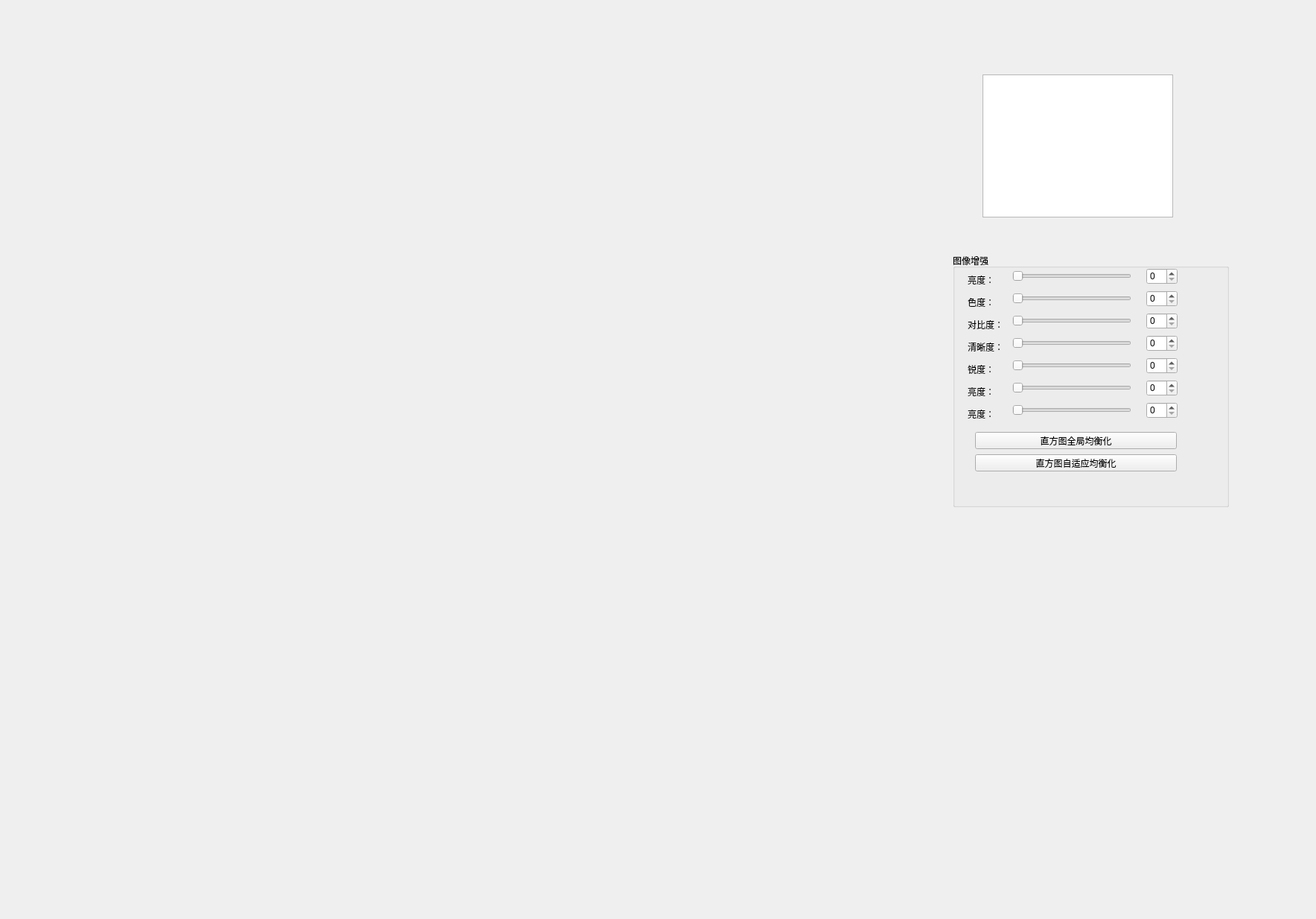
<?xml version="1.0" encoding="UTF-8"?>
<ui version="4.0">
 <class>Form</class>
 <widget class="QWidget" name="Form">
  <property name="geometry">
   <rect>
    <x>0</x>
    <y>0</y>
    <width>1768</width>
    <height>1234</height>
   </rect>
  </property>
  <property name="windowTitle">
   <string>Form</string>
  </property>
  <widget class="QListWidget" name="listWidget">
   <property name="geometry">
    <rect>
     <x>1320</x>
     <y>100</y>
     <width>256</width>
     <height>192</height>
    </rect>
   </property>
  </widget>
  <widget class="QGroupBox" name="groupBox">
   <property name="geometry">
    <rect>
     <x>1280</x>
     <y>340</y>
     <width>371</width>
     <height>341</height>
    </rect>
   </property>
   <property name="title">
    <string>图像增强</string>
   </property>
   <widget class="QSlider" name="horizontalSlider_liangdu">
    <property name="geometry">
     <rect>
      <x>80</x>
      <y>20</y>
      <width>160</width>
      <height>22</height>
     </rect>
    </property>
    <property name="orientation">
     <enum>Qt::Horizontal</enum>
    </property>
   </widget>
   <widget class="QLabel" name="label">
    <property name="geometry">
     <rect>
      <x>20</x>
      <y>30</y>
      <width>54</width>
      <height>12</height>
     </rect>
    </property>
    <property name="text">
     <string>亮度：</string>
    </property>
   </widget>
   <widget class="QSlider" name="horizontalSlider_sedu">
    <property name="geometry">
     <rect>
      <x>80</x>
      <y>50</y>
      <width>160</width>
      <height>22</height>
     </rect>
    </property>
    <property name="orientation">
     <enum>Qt::Horizontal</enum>
    </property>
   </widget>
   <widget class="QLabel" name="label_2">
    <property name="geometry">
     <rect>
      <x>20</x>
      <y>60</y>
      <width>54</width>
      <height>12</height>
     </rect>
    </property>
    <property name="text">
     <string>色度：</string>
    </property>
   </widget>
   <widget class="QSlider" name="horizontalSlider_duibidu">
    <property name="geometry">
     <rect>
      <x>80</x>
      <y>80</y>
      <width>160</width>
      <height>22</height>
     </rect>
    </property>
    <property name="orientation">
     <enum>Qt::Horizontal</enum>
    </property>
   </widget>
   <widget class="QLabel" name="label_3">
    <property name="geometry">
     <rect>
      <x>20</x>
      <y>90</y>
      <width>54</width>
      <height>12</height>
     </rect>
    </property>
    <property name="text">
     <string>对比度：</string>
    </property>
   </widget>
   <widget class="QSlider" name="horizontalSlider_qingxidu">
    <property name="geometry">
     <rect>
      <x>80</x>
      <y>110</y>
      <width>160</width>
      <height>22</height>
     </rect>
    </property>
    <property name="orientation">
     <enum>Qt::Horizontal</enum>
    </property>
   </widget>
   <widget class="QLabel" name="label_4">
    <property name="geometry">
     <rect>
      <x>20</x>
      <y>120</y>
      <width>54</width>
      <height>12</height>
     </rect>
    </property>
    <property name="text">
     <string>清晰度：</string>
    </property>
   </widget>
   <widget class="QSlider" name="horizontalSlider_ruidu">
    <property name="geometry">
     <rect>
      <x>80</x>
      <y>140</y>
      <width>160</width>
      <height>22</height>
     </rect>
    </property>
    <property name="orientation">
     <enum>Qt::Horizontal</enum>
    </property>
   </widget>
   <widget class="QLabel" name="label_5">
    <property name="geometry">
     <rect>
      <x>20</x>
      <y>150</y>
      <width>54</width>
      <height>12</height>
     </rect>
    </property>
    <property name="text">
     <string>锐度：</string>
    </property>
   </widget>
   <widget class="QSlider" name="horizontalSlider_6">
    <property name="geometry">
     <rect>
      <x>80</x>
      <y>170</y>
      <width>160</width>
      <height>22</height>
     </rect>
    </property>
    <property name="orientation">
     <enum>Qt::Horizontal</enum>
    </property>
   </widget>
   <widget class="QLabel" name="label_6">
    <property name="geometry">
     <rect>
      <x>20</x>
      <y>180</y>
      <width>54</width>
      <height>12</height>
     </rect>
    </property>
    <property name="text">
     <string>亮度：</string>
    </property>
   </widget>
   <widget class="QSlider" name="horizontalSlider_7">
    <property name="geometry">
     <rect>
      <x>80</x>
      <y>200</y>
      <width>160</width>
      <height>22</height>
     </rect>
    </property>
    <property name="orientation">
     <enum>Qt::Horizontal</enum>
    </property>
   </widget>
   <widget class="QLabel" name="label_7">
    <property name="geometry">
     <rect>
      <x>20</x>
      <y>210</y>
      <width>54</width>
      <height>12</height>
     </rect>
    </property>
    <property name="text">
     <string>亮度：</string>
    </property>
   </widget>
   <widget class="QSpinBox" name="spinBoxliangdu">
    <property name="geometry">
     <rect>
      <x>260</x>
      <y>20</y>
      <width>42</width>
      <height>22</height>
     </rect>
    </property>
   </widget>
   <widget class="QSpinBox" name="spinBox_sedu">
    <property name="geometry">
     <rect>
      <x>260</x>
      <y>50</y>
      <width>42</width>
      <height>22</height>
     </rect>
    </property>
   </widget>
   <widget class="QSpinBox" name="spinBox_duibidu">
    <property name="geometry">
     <rect>
      <x>260</x>
      <y>80</y>
      <width>42</width>
      <height>22</height>
     </rect>
    </property>
   </widget>
   <widget class="QSpinBox" name="spinBox_4">
    <property name="geometry">
     <rect>
      <x>260</x>
      <y>170</y>
      <width>42</width>
      <height>22</height>
     </rect>
    </property>
   </widget>
   <widget class="QSpinBox" name="spinBox_ruidu">
    <property name="geometry">
     <rect>
      <x>260</x>
      <y>140</y>
      <width>42</width>
      <height>22</height>
     </rect>
    </property>
   </widget>
   <widget class="QSpinBox" name="spinBox_qingxidu">
    <property name="geometry">
     <rect>
      <x>260</x>
      <y>110</y>
      <width>42</width>
      <height>22</height>
     </rect>
    </property>
   </widget>
   <widget class="QSpinBox" name="spinBox_7">
    <property name="geometry">
     <rect>
      <x>260</x>
      <y>200</y>
      <width>42</width>
      <height>22</height>
     </rect>
    </property>
   </widget>
   <widget class="QPushButton" name="btnhisEqulColor1">
    <property name="geometry">
     <rect>
      <x>30</x>
      <y>240</y>
      <width>271</width>
      <height>23</height>
     </rect>
    </property>
    <property name="text">
     <string>直方图全局均衡化</string>
    </property>
   </widget>
   <widget class="QPushButton" name="btnhisEqulColor2">
    <property name="geometry">
     <rect>
      <x>30</x>
      <y>270</y>
      <width>271</width>
      <height>23</height>
     </rect>
    </property>
    <property name="text">
     <string>直方图自适应均衡化</string>
    </property>
   </widget>
  </widget>
 </widget>
 <resources/>
 <connections/>
</ui>
